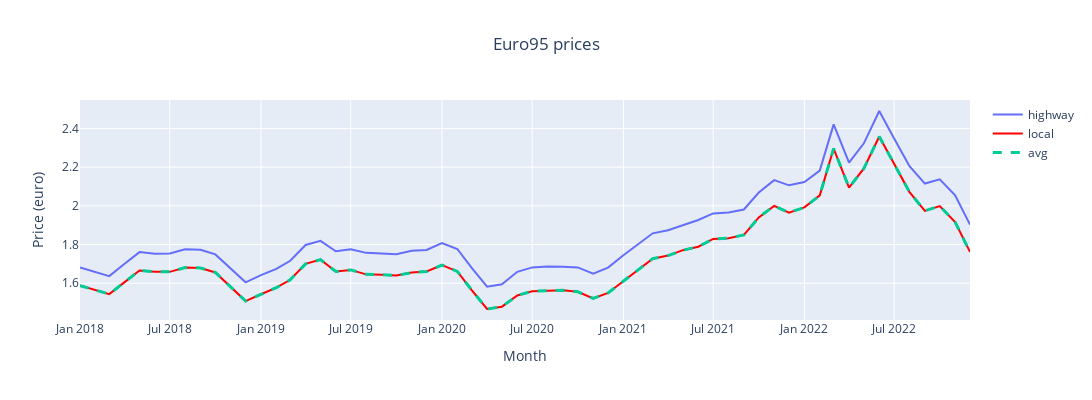

Notebook code for this chart:
### Code cell
fig = go.Figure()
fig.add_trace(go.Scatter(x=highway.index, y=highway['highway Euro95'],
                    mode='lines', name='highway'))

fig.add_trace(go.Scatter(x=highway.index, y=local['local Euro95'],
                    line=dict(color='red', width=2), name='local'))

fig.add_trace(go.Scatter(x=highway.index, y=avg['avg Euro95'],
                    name='avg', line=dict( width=3, dash='dash')))

fig.update_layout(width=1100, height=400)
fig.update_layout(title={'text': 'Euro95 prices', 'x': 0.5}, xaxis_title='Month', yaxis_title='Price (euro)')

fig.show()
